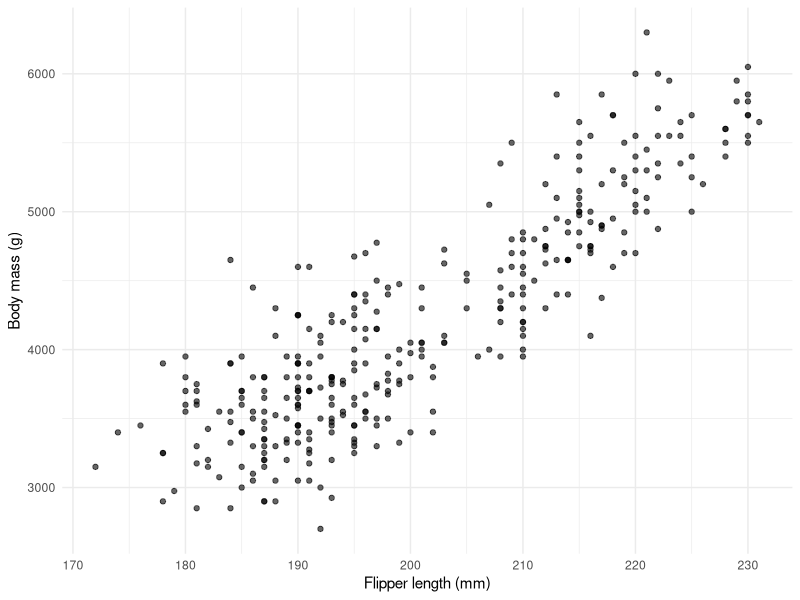
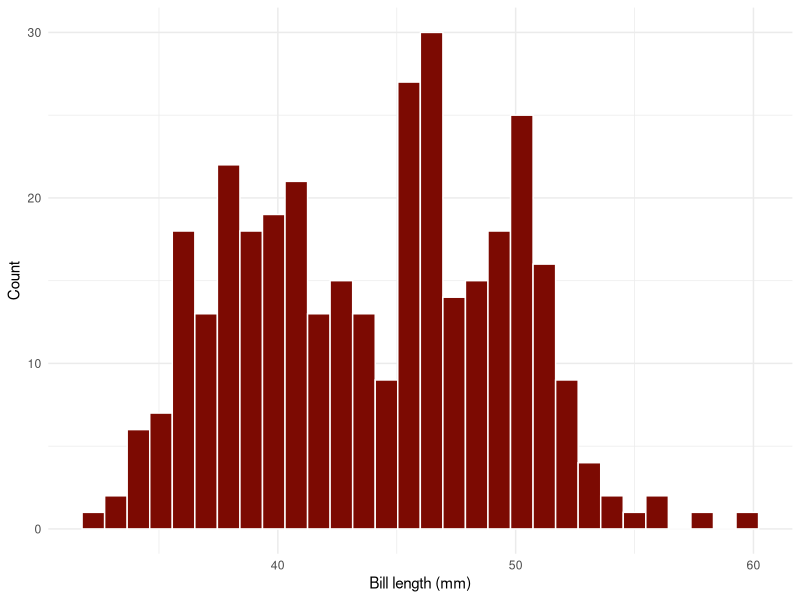
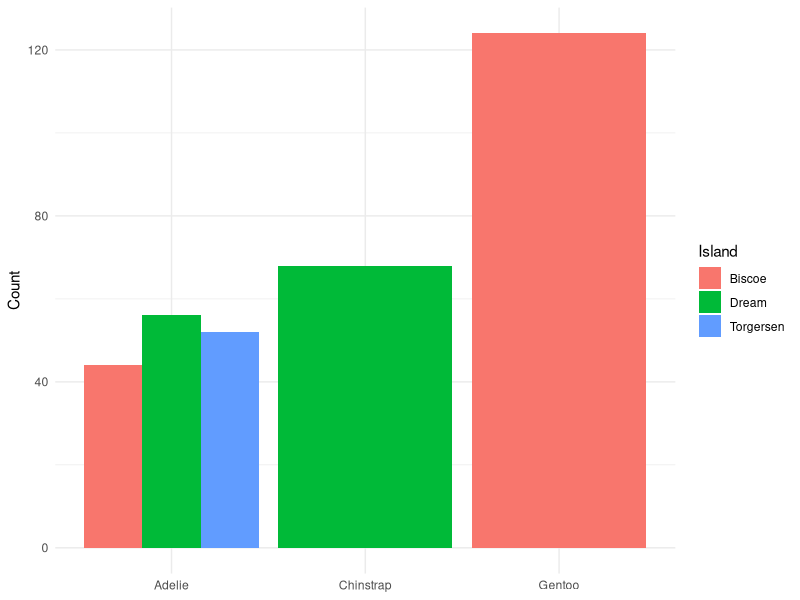
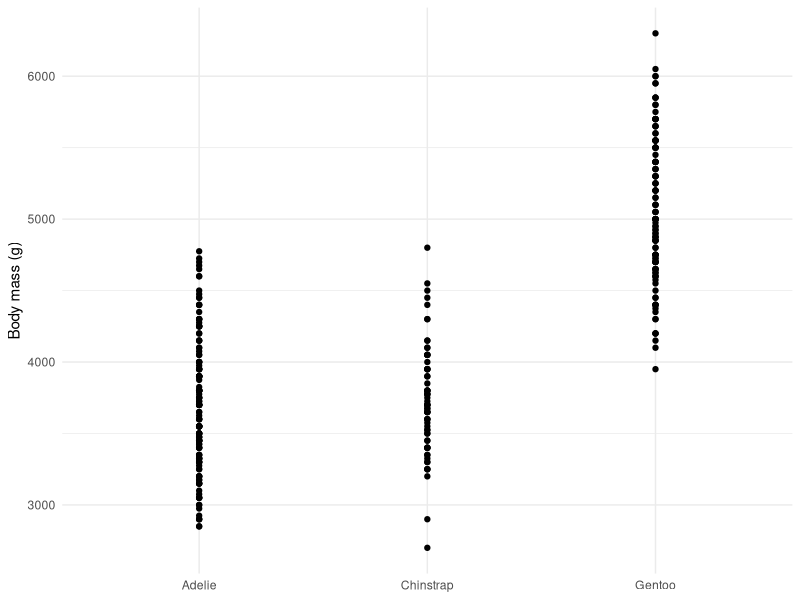

Recreate these plots in R, in order.
## ---- chunk 1
#| label: setup
#| include: FALSE

library(tidyverse)
library(palmerpenguins)
## ---- chunk 2
#| label: plot-a
penguins |>
  filter(!is.na(flipper_length_mm), !is.na(body_mass_g)) |>
  ggplot(aes(x = flipper_length_mm, y = body_mass_g)) +
    geom_point(alpha = 0.6) +
    labs(x = "Flipper length (mm)", y = "Body mass (g)") +
    theme_minimal()
## ---- chunk 3
#| label: plot-b
penguins |>
  filter(!is.na(bill_length_mm)) |>
  ggplot(aes(x = bill_length_mm)) +
    geom_histogram(bins = 30, fill = "#7C0A02", color = "white") +
    labs(x = "Bill length (mm)", y = "Count") +
    theme_minimal()
## ---- chunk 4
#| label: plot-c
penguins |>
  filter(!is.na(species), !is.na(island)) |>
  count(species, island) |>
  ggplot(aes(x = species, y = n, fill = island)) +
    geom_col(position = "dodge") +
    labs(x = NULL, y = "Count", fill = "Island") +
    theme_minimal()
## ---- chunk 5
#| label: plot-d
penguins |>
  filter(!is.na(body_mass_g)) |>
  ggplot(aes(x = species, y = body_mass_g)) +
    geom_point() +
    labs(x = NULL, y = "Body mass (g)") +
    theme_minimal()
